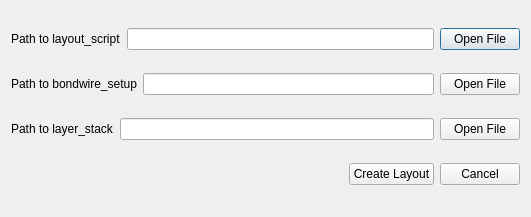
<?xml version="1.0" encoding="UTF-8"?>
<ui version="4.0">
 <class>Macro_Input_Paths</class>
 <widget class="QDialog" name="Macro_Input_Paths">
  <property name="geometry">
   <rect>
    <x>0</x>
    <y>0</y>
    <width>531</width>
    <height>217</height>
   </rect>
  </property>
  <property name="windowTitle">
   <string>Macro Input Paths</string>
  </property>
  <layout class="QVBoxLayout" name="verticalLayout">
   <item>
    <layout class="QHBoxLayout" name="horizontalLayout_2">
     <item>
      <widget class="QLabel" name="label_2">
       <property name="text">
        <string>Path to layout_script</string>
       </property>
      </widget>
     </item>
     <item>
      <widget class="QLineEdit" name="lineEdit_2"/>
     </item>
     <item>
      <widget class="QPushButton" name="btn_open_layout">
       <property name="sizePolicy">
        <sizepolicy hsizetype="Maximum" vsizetype="Fixed">
         <horstretch>0</horstretch>
         <verstretch>0</verstretch>
        </sizepolicy>
       </property>
       <property name="minimumSize">
        <size>
         <width>0</width>
         <height>0</height>
        </size>
       </property>
       <property name="maximumSize">
        <size>
         <width>85</width>
         <height>16777215</height>
        </size>
       </property>
       <property name="text">
        <string>Open File</string>
       </property>
      </widget>
     </item>
    </layout>
   </item>
   <item>
    <layout class="QHBoxLayout" name="horizontalLayout_6">
     <item>
      <widget class="QLabel" name="label_5">
       <property name="text">
        <string>Path to bondwire_setup</string>
       </property>
      </widget>
     </item>
     <item>
      <widget class="QLineEdit" name="lineEdit_5"/>
     </item>
     <item>
      <widget class="QPushButton" name="btn_open_bondwire">
       <property name="sizePolicy">
        <sizepolicy hsizetype="Maximum" vsizetype="Fixed">
         <horstretch>0</horstretch>
         <verstretch>0</verstretch>
        </sizepolicy>
       </property>
       <property name="minimumSize">
        <size>
         <width>0</width>
         <height>0</height>
        </size>
       </property>
       <property name="maximumSize">
        <size>
         <width>85</width>
         <height>16777215</height>
        </size>
       </property>
       <property name="text">
        <string>Open File</string>
       </property>
      </widget>
     </item>
    </layout>
   </item>
   <item>
    <layout class="QHBoxLayout" name="horizontalLayout_4">
     <item>
      <widget class="QLabel" name="label_4">
       <property name="text">
        <string>Path to layer_stack</string>
       </property>
      </widget>
     </item>
     <item>
      <widget class="QLineEdit" name="lineEdit_4"/>
     </item>
     <item>
      <widget class="QPushButton" name="btn_open_layout_stack">
       <property name="sizePolicy">
        <sizepolicy hsizetype="Maximum" vsizetype="Fixed">
         <horstretch>0</horstretch>
         <verstretch>0</verstretch>
        </sizepolicy>
       </property>
       <property name="minimumSize">
        <size>
         <width>0</width>
         <height>0</height>
        </size>
       </property>
       <property name="maximumSize">
        <size>
         <width>85</width>
         <height>16777215</height>
        </size>
       </property>
       <property name="text">
        <string>Open File</string>
       </property>
      </widget>
     </item>
    </layout>
   </item>
   <item>
    <layout class="QHBoxLayout" name="horizontalLayout_5">
     <item>
      <spacer name="horizontalSpacer_2">
       <property name="orientation">
        <enum>Qt::Horizontal</enum>
       </property>
       <property name="sizeHint" stdset="0">
        <size>
         <width>40</width>
         <height>20</height>
        </size>
       </property>
      </spacer>
     </item>
     <item>
      <widget class="QPushButton" name="btn_create_project">
       <property name="text">
        <string>Create Layout</string>
       </property>
      </widget>
     </item>
     <item>
      <widget class="QPushButton" name="btn_cancel">
       <property name="text">
        <string>Cancel</string>
       </property>
      </widget>
     </item>
    </layout>
   </item>
  </layout>
 </widget>
 <resources/>
 <connections/>
</ui>
